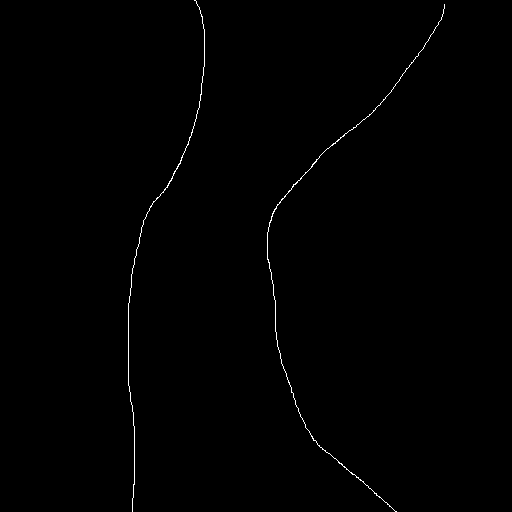
#> input picture im04.png, 512 x 512 px
$ python main.py
#> lines starting #> are read from the running program, lines starting #| are printed output that depends on the picture; after the words box and inside, x2 and y2 are one past the last pixel; in counts of white or black regions, pixels touching at a corner belong together
from PIL import Image, ImageDraw

# Open the image file
img = Image.open("im04.png").convert("L")  # Convert to grayscale
#> img is the input picture: PIL image 512x512 L; 0.44% white in thin lines or dots, all inside (x1, y1, x2, y2) = (128, 0, 445, 512)

# Initialize a list to hold the coordinates of pixels with values more than 0
pixels_more_than_zero = []

# Iterate over each pixel
for x in range(img.width):
    for y in range(img.height):
        # Get the pixel value
        pixel_value = img.getpixel((x, y))
        # Check if the pixel's value is more than 0
        if pixel_value > 0:
            # Add the pixel's coordinates to the list
            pixels_more_than_zero.append((x, y))
#> after the loop, pixels_more_than_zero = 1143 pairs, first value 128 to 444, second value 0 to 511

# Separate the list into left and right side
left_side = []
right_side = []
midline = 230
for i, (x, y) in enumerate(pixels_more_than_zero):
    if x < midline:
        left_side.append((x, y))
    else:
        right_side.append((x, y))
#> after the loop, left_side = 539 pairs, first value 128 to 204, second value 0 to 511; right_side = 604 pairs, first value 267 to 444, second value 4 to 511

# print(f"Left Side: {left_side}")
# print(f"Right Side: {right_side}")

left_side = sorted(left_side, key=lambda x: x[1])
right_side = sorted(right_side, key=lambda x: x[1])

# Calculate slope for each side
left_side_slope = []
top_bottom_padding = 10
high_slope = 1000
for i in range(len(left_side) - 1):
    x, y = left_side[i]
    if i <top_bottom_padding or i > len(left_side) - top_bottom_padding:
        slope = high_slope
    else:
        x1, y1 = left_side[i - 5]
        x2, y2 = left_side[i + 5]

        try:
            # Calculate the slope
            slope = (y2 - y1) / (x2 - x1)
            if abs(slope) > 6:
                slope = high_slope
        except ZeroDivisionError:
            # Handle division by zero
            slope = high_slope
    left_side_slope.append((x, y, slope))
#> this loop made 538 passes
#> (x, y, x1, y1, x2, y2) on passes 11 to 22: (199, 9, 197, 4, 201, 14), (200, 10, 197, 5, 201, 15), (200, 11, 198, 6, 201, 16), (200, 12, 199, 7, 202, 16), (200, 13, 199, 8, 202, 17), (201, 14, 199, 9, 202, 18), (201, 15, 200, 10, 202, 19), (201, 16, 200, 11, 202, 20), (202, 16, 200, 12, 202, 21), (202, 17, 200, 13, 202, 22), (202, 18, 201, 14, 202, 23), (202, 19, 201, 15, 203, 24)
#> (x, y, x1, y1, x2, y2) on passes 61, 62, 63, 64, 91, 93: (204, 58, 204, 53, 204, 63), (204, 59, 204, 54, 204, 64), (204, 60, 204, 55, 204, 65), (204, 61, 204, 56, 204, 66), (201, 88, 201, 83, 201, 93), (201, 90, 201, 85, 201, 94)
#> after the loop, left_side_slope = 538 items, first 6: (194, 0, 1000), (195, 0, 1000), (196, 1, 1000), (196, 2, 1000), (196, 3, 1000), (197, 4, 1000)

right_side_slope = []
for i in range(len(right_side) - 1):
    x, y = right_side[i]
    if i <top_bottom_padding or i > len(right_side) - top_bottom_padding:
        slope = high_slope
    else:
        x1, y1 = right_side[i - 5]
        x2, y2 = right_side[i + 1 + 5]

        try:
            # Calculate the slope
            slope = (y2 - y1) / (x2 - x1)
            if abs(slope) > 6:
                slope = high_slope
        except ZeroDivisionError:
            # Handle division by zero
            slope = high_slope
    right_side_slope.append((x, y, slope))
#> this loop made 603 passes

# calculate the element wise distance between the two sides
distance = []
end_index_skip = 3
for i in range(len(left_side_slope) - end_index_skip):
    dist = abs(left_side_slope[i][0] - right_side[i][0])
    distance.append(dist)

# print(f"Distance: {distance}")

distance2 = []
# if one of the lines is vertical or they have
# equal slope with opposite sign, then the distance is calculated
# with just a horizontal distance
# Other wise search for the closest point
# on the other line and calculate the distance
search_range = 20
slope_similarity = 0.5
for i in range(int(search_range/2), len(left_side_slope) - int(search_range/2)):
    if left_side_slope[i][2] ==high_slope or right_side_slope[i][2] ==high_slope or \
    abs(left_side_slope[i][2] + right_side_slope[i][2]) < slope_similarity:
        dist = abs(left_side_slope[i + 1][0] - right_side_slope[i + 1][0])
        distance2.append((left_side_slope[i][0], left_side_slope[i][1],
                          right_side_slope[i][0], right_side_slope[i][1], dist))
    else:
        dist0 = 100000
        k0 = 0
        for j in range(search_range):
            dist = abs(left_side_slope[i][0] - right_side[int(i - search_range/2 + j)][0])
            k = int(i - search_range/2 + j)
            if dist > dist0:
                dist = dist0
                k = k0
            dist0 = dist
            k0 = k

        distance2.append((left_side_slope[i][0], left_side_slope[i][1],
                          right_side[k][0], right_side[k][1], dist))

# print(f"Distance: {distance2}")

draw = ImageDraw.Draw(img)

skipping_factor = 10 # to avoid drawing all the lines
for i in range(0, len(distance2), skipping_factor):
    x1, y1, x2, y2, _ = distance2[i]
    draw.line((x1, y1, x2, y2), fill=128, width=4)
#> this loop made 52 passes
#> i on passes 2 to 13: 10, 20, 30, 40, 50, 60, 70, 80, 90, 100, 110, 120

img.show()
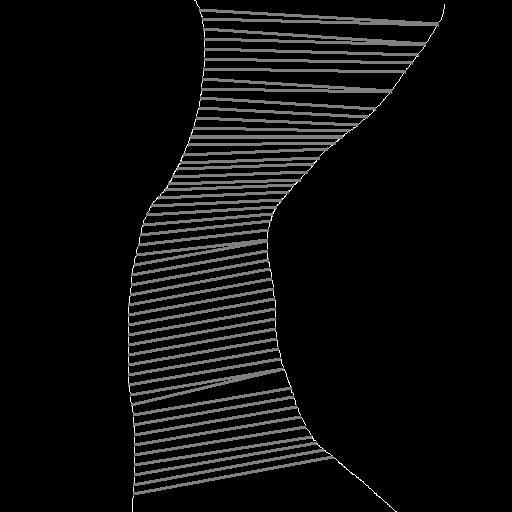
#> shown: PIL image 512x512 L; min 0, max 255, mean 13.5

$ run again, with im05_lines.png copied over im04.png
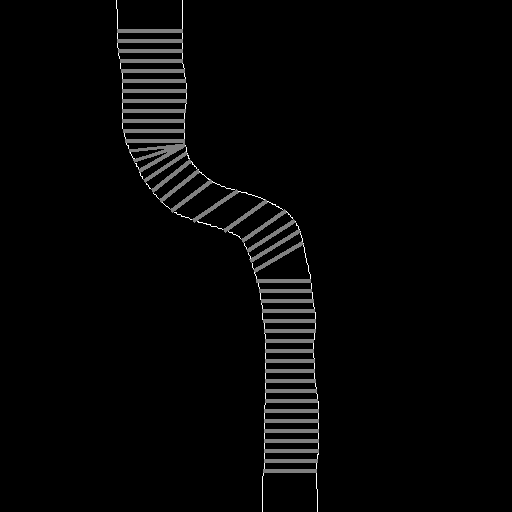
#> input picture im05_lines.png, 512 x 512 px
#> img is the input picture: PIL image 512x512 L; min 0, max 255, mean 5.7
#> after the loop `for x in range(img.width):`: pixels_more_than_zero = 10828 pairs, first value 116 to 318, second value 0 to 511
#> the loop `for i, (x, y) in enumerate(pixels_more_than_zero):` made 10828 passes
#> (x, y) on passes 1 to 3: (116, 0), (116, 1), (116, 2)
#> after the loop `for i, (x, y) in enumerate(pixels_more_than_zero):`: left_side = 4978 pairs, first value 116 to 229, second value 0 to 232; right_side = 5850 pairs, first value 230 to 318, second value 188 to 511
#> the loop `for i in range(len(left_side) - 1):` made 4977 passes
#> (x, y, x1, y1, x2, y2) on passes 11 to 18: (116, 5, 182, 2, 182, 7), (182, 5, 116, 3, 116, 8), (116, 6, 182, 3, 182, 8), (182, 6, 116, 4, 117, 9), (116, 7, 182, 4, 182, 9), (182, 7, 116, 5, 117, 10), (116, 8, 182, 5, 182, 10), (182, 8, 116, 6, 117, 11)
#> after the loop `for i in range(len(left_side) - 1):`: left_side_slope = 4977 items, first 6: (116, 0, 1000), (182, 0, 1000), (116, 1, 1000), (182, 1, 1000), (116, 2, 1000), (182, 2, 1000)
#> the loop `for i in range(len(right_side) - 1):` made 5849 passes
#> (x, y, x1, y1, x2, y2) on pass 11: (234, 191, 236, 189, 240, 191)
#> the loop `for i in range(0, len(distance2), skipping_factor):` made 496 passes
#> i on passes 2 to 4: 10, 20, 30
#> `img.show()`:
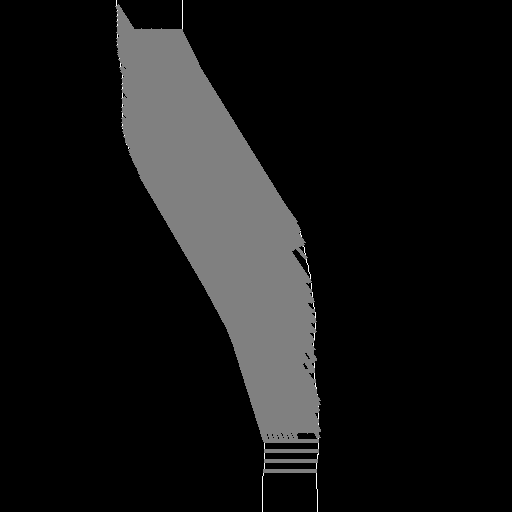
#> shown: PIL image 512x512 L; min 0, max 255, mean 20.4
